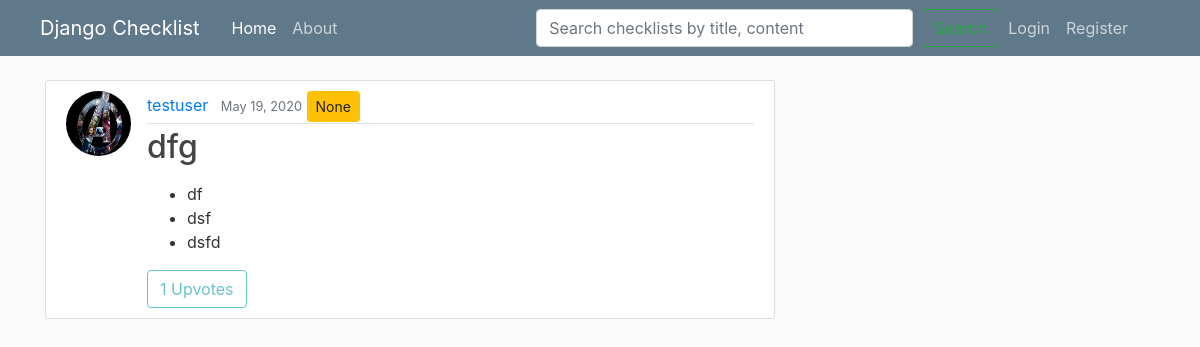
/checklist/34/, run on an earlier commit of the app's database.
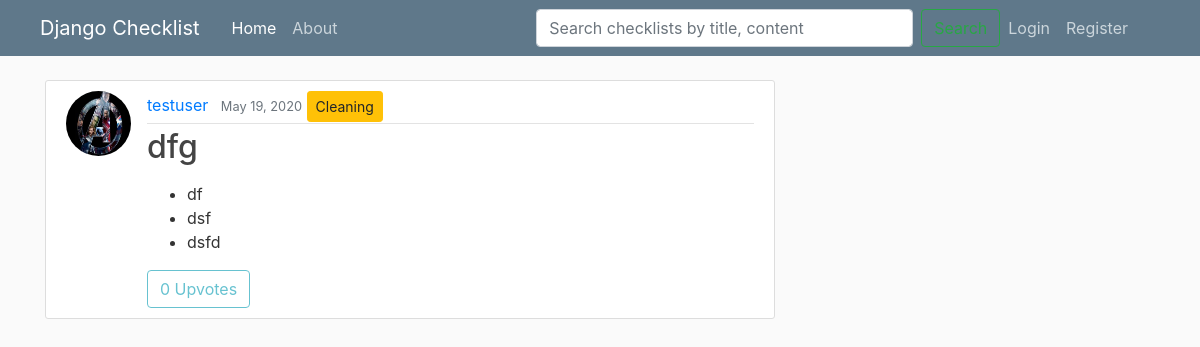
And on a later commit of the database.
### checklist/models.py (models this page shows, shortened)
class Checklist(models.Model):
	title = models.CharField(max_length=100)
	content = RichTextField()
	date_posted = models.DateTimeField(default=timezone.now)
	author = models.ForeignKey(User, on_delete = models.CASCADE)
	visibility = models.IntegerField(default=0)
	category = models.ForeignKey('Category', null=True, on_delete = models.SET_NULL)

class Category(models.Model):
	name = models.CharField(max_length=30)
	def __str__(self):
		return self.name

### users/models.py (models this page shows, shortened)
class Profile(models.Model):
	user = models.OneToOneField(User, on_delete = models.CASCADE)
	image = models.ImageField(default='default.jpg', upload_to='profile_pics')

### checklist/views.py (the view)
# urls.py: path('checklist/<int:pk>/', ChecklistDetailView.as_view(), name='checklist-detail'),
class ChecklistDetailView(DetailView):
	model = Checklist
	def get_context_data(self, **kwargs):
		context = super(ChecklistDetailView, self).get_context_data(**kwargs)
		uvote = Upvote.objects.filter(checklist_id=self.kwargs.get('pk')).count()
		context['uvote'] = uvote
		return context

### checklist/templates/checklist/checklist_detail.html (shortened to what this page needs)
{% extends "checklist/base.html" %}
{% block content %}
	<article class="media content-section">
		<img class="rounded-circle article-img" src="{{ object.author.profile.image.url }}">
	  <div class="media-body">
	    <div class="article-metadata">
	      <a class="mr-2" href="{% url 'user-checklists' object.author.username %}">{{ object.author }}</a>
	      <small class="text-muted">{{ object.date_posted|date:'F d, Y' }}</small>
	      <a class="btn btn-sm btn-warning" href="{% url 'category' object.category %}" >{{ object.category }}</a>
	    </div>
	    <h2 class="article-title">{{ object.title }}</h2>
	    <p class="article-content">{{ object.content|safe }}</p>
	    {% if user.is_authenticated and object.author != user %}
			<a class="btn btn-outline-info" href="{% url 'checklist-upvote' object.id %}">Upvote | {{ uvote }}</a>
			<a class="btn btn-outline-info" href="{% url 'checklist-bookmark' object.id %}">Bookmark</a>
		{% else %}
			<a class="btn btn-outline-info disabled">{{ uvote }} Upvotes</a>
		{% endif %}
	  </div>
	</article>
{% endblock %}

What changed in the data, as far as the page shows it:
changed Checklist "dfg": category "None" → "Cleaning"
Also different on the page:
{{ uvote }}: "1" → "0"
